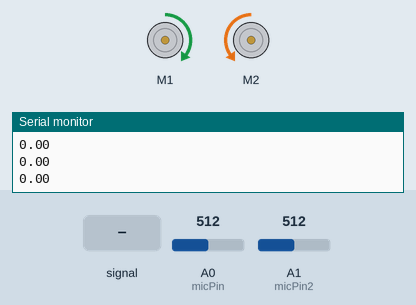
This sketch was run on a simulated Arduino Uno, built with avr-gcc and run on an emulated ATmega328P. On the bench: 2 × DC motor (green arrow = forward, orange = backward, longer = faster), the last lines printed to the serial monitor. The test bench sets the inputs (shaded band); at power-on: A1 (micPin2) = 512, A0 (micPin) = 512.

Above: at 1.2 s.
1.3 s: A0 (micPin) fed a 200 Hz sine of ±255 counts around its level
At 2.4 s:
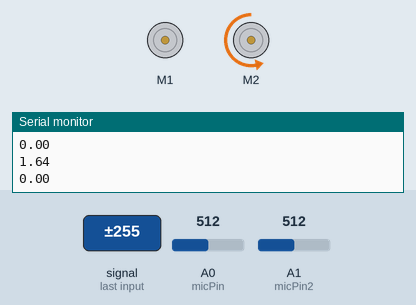
2.8 s: A1 (micPin2) fed a 200 Hz sine of ±460 counts around its level
At 4.1 s:
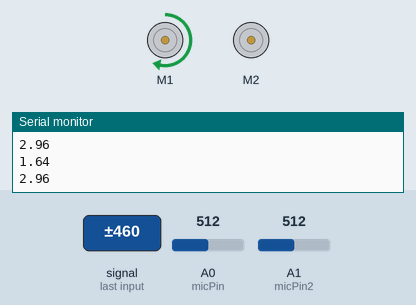
4.4 s: A1 (micPin2) set to 716
At 6.0 s:
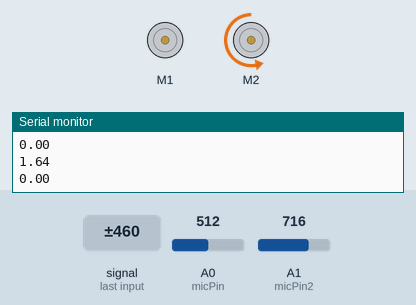
6.5 s: A0 (micPin) set to 716
At 7.9 s:
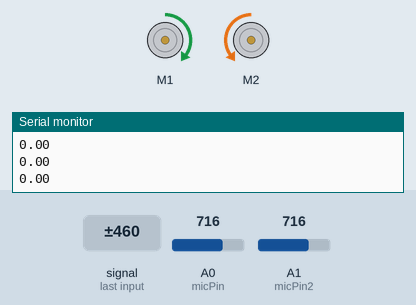
8.2 s: A0 (micPin) set to 1023
At 9.2 s:
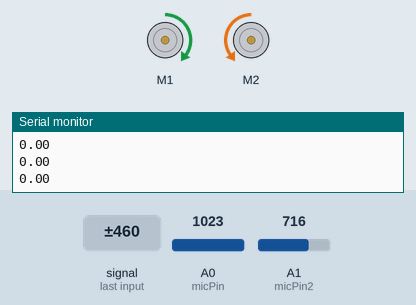
Timing chart, 0 to 10.7 s (numbered marks = the images above; inputs shaded):
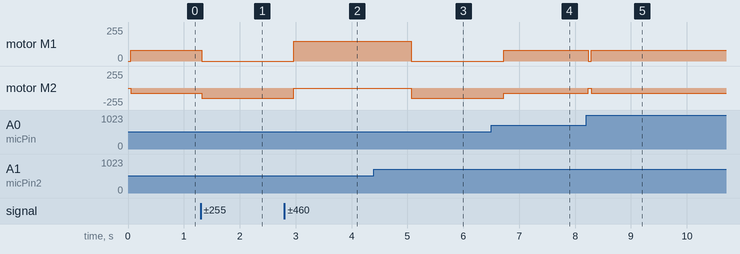

The sketch:

code11.ino
```cpp
#include <Wire.h>
#include <Adafruit_MotorShield.h>

// Create the motor shield object with the default I2C address
Adafruit_MotorShield AFMS = Adafruit_MotorShield();

// Select the motor port (M1, M2, M3, or M4). Here we use M1:
Adafruit_DCMotor *RMotor = AFMS.getMotor(1);
Adafruit_DCMotor *LMotor = AFMS.getMotor(2);


const int micPin = A0; // right microphone sensor
const int micPin2 = A1; // left microphone sensor
const int sampleWindow = 50; // Sample window width in ms (50ms = 20Hz) which is optimum frequency
unsigned int sample;
unsigned int sample2;

void setup() {
  Serial.begin(9600);
  Serial.println("Adafruit Motor Shield V2 - DC Motor Test");

  // Start the shield with default frequency 1.6KHz
  if (!AFMS.begin()) {
    Serial.println("Could not find Motor Shield. Check wiring.");
    while (1);
  }
  Serial.println("Motor Shield found.");

  // Set the initial speed (0 to 255)
  RMotor->setSpeed(250);
  RMotor->run(RELEASE);
  LMotor->setSpeed(250);
  LMotor->run(RELEASE);


}

void loop() {
  unsigned long startMillis = millis();
  unsigned int peakToPeak = 0;   // peak-to-peak level
  unsigned int peakToPeak2 = 0;
  unsigned int signalMax = 0;
  unsigned int signalMax2 = 0;
  unsigned int signalMin = 1024;
  unsigned int signalMin2 = 1024;

  // Collect data fored in the sample window
  while (millis() - startMillis < sampleWindow) {
    sample = analogRead(micPin);
    sample2 = analogRead(micPin2);
    if (sample < 1024) {  // toss out spurious readings
      if (sample > signalMax) {
        signalMax = sample;  // save just the max
      } else if (sample < signalMin) {
        signalMin = sample;  // save just the min
      }
    }

    if (sample2 < 1024) {  // toss out spurious readings
      if (sample2 > signalMax2) {
        signalMax2 = sample2;  // save just the max
      } else if (sample2 < signalMin2) {
        signalMin2 = sample2;  // save just the min
      }
    }

  }

  peakToPeak = signalMax - signalMin;  // max - min = peak-peak amplitude
  peakToPeak2 = signalMax2 - signalMin2;
  double volts = (peakToPeak * 3.3) / 1024.0; // Convert to voltage (using 3.3V VCC)
  double volts2 = (peakToPeak2 * 3.3) / 1024.0; // Convert to voltage (using 3.3V VCC) - Using 3.3 instead of 5v to reduce noise
  Serial.println();
  Serial.println(volts);
  Serial.println(volts2);
  Serial.println();

  if (volts < .75 && volts2 < .75) {
      RMotor->setSpeed(80);
      LMotor->setSpeed(80);
      LMotor->run(BACKWARD);
      RMotor->run(FORWARD);
    }

  else if (volts > 1.5 || volts2 > 1.5) {
    if (volts - volts2 <= 0){
      // set right to forward
      RMotor->setSpeed(150);
      RMotor->run(FORWARD);
      LMotor->run(RELEASE);
      delay(500); // needs to be changed in way where it counts milliseconds and doesn't use delay()

    }
    else{
      // set left to forward
      LMotor->setSpeed(150);
      LMotor->run(BACKWARD);
      RMotor->run(RELEASE);
      }
      delay(500); // needs to be changed in way where it counts milliseconds and doesn't use delay()
  }

  else if (volts > 2.5 || volts2 > 2.5){
      RMotor->setSpeed(255);
      LMotor->setSpeed(255);
      LMotor->run(BACKWARD);
      RMotor->run(FORWARD);
      delay(500);
    }
  else {
    RMotor->run(RELEASE);
    LMotor->run(RELEASE);
  }
}
```

Measured:
- after the input at 1.3 s, motor M1: forward 80/255 → stopped at once; motor M2: backward 80/255 → backward 150/255 at once
- after the input at 2.8 s, motor M1: stopped → forward 150/255 after 0.17 s; motor M2: backward 150/255 → stopped after 0.17 s
- after the input at 4.4 s, motor M1: forward 150/255 → stopped after 0.67 s; motor M2: stopped → backward 150/255 after 0.67 s
- after the input at 6.5 s, motor M1: stopped → forward 80/255 after 0.22 s; motor M2: backward 150/255 → backward 80/255 after 0.22 s
- after the input at 8.2 s, motor M1: forward 80/255 → stopped at once, → forward 80/255 0.05 s later; motor M2: backward 80/255 → stopped at once, → backward 80/255 0.05 s later
